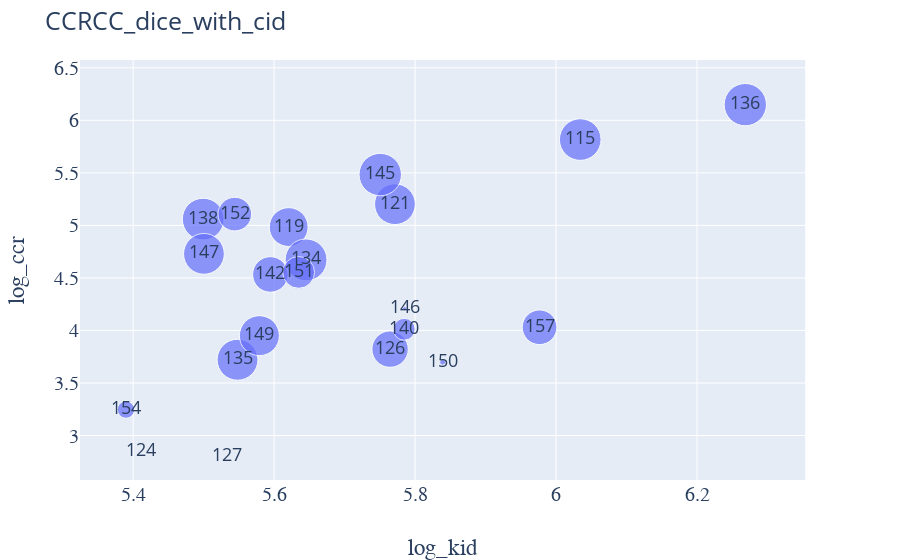

The code cell stored with this chart in its notebook:
### Code cell
fig = px.scatter(ccr_df, x="log_kid", y="log_ccr",text='cid', size='round_dice',size_max=30,hover_name='round_dice')
fig.update_layout(title_text="CCRCC_dice_with_cid",titlefont={"size": 25},font={'size':18})
fig.update_xaxes(title_font=dict(size=23, family='Courier'))
fig.update_yaxes(tickfont=dict(family='Courier', size=20))
fig.update_xaxes(tickfont=dict(family='Courier', size=20))
fig.update_yaxes(title_font=dict(size=23, family='Courier'))
fig.show()

### Figure 1 — Plotly figure (JSON) as saved in the notebook; plotly's stock layout.template omitted (floating-point values rounded to 4 significant figures)
{"data": [{"hoverlabel": {"namelength": 0}, "hovertemplate": "<b>%{hovertext}</b><br><br>log_kid=%{x}<br>log_ccr=%{y}<br>round_dice=%{marker.size}<br>cid=%{text}", "hovertext": [0.9, 0.783, 0.863, 0, 0.687, 0, 0.912, 0.87, 0.929, 0.905, 0.248, 0.655, 0.935, 0.009, 0.862, 0.83, 0.018, 0.527, 0.587, 0.156, 0.623], "legendgroup": "", "marker": {"color": "#636efa", "size": [0.9, 0.783, 0.863, 0, 0.687, 0, 0.912, 0.87, 0.929, 0.905, 0.248, 0.655, 0.935, 0.009, 0.862, 0.83, 0.018, 0.527, 0.587, 0.156, 0.623], "sizemode": "area", "sizeref": 0.001039, "symbol": "circle"}, "mode": "markers+text", "name": "", "showlegend": false, "text": [115, 119, 121, 124, 126, 127, 134, 135, 136, 138, 140, 142, 145, 146, 147, 149, 150, 151, 152, 154, 157], "type": "scatter", "x": [6.034, 5.621, 5.771, 5.411, 5.765, 5.534, 5.645, 5.548, 6.268, 5.499, 5.785, 5.595, 5.751, 5.785, 5.5, 5.579, 5.839, 5.635, 5.544, 5.39, 5.977], "xaxis": "x", "y": [5.817, 4.984, 5.202, 2.845, 3.822, 2.805, 4.672, 3.721, 6.149, 5.06, 4.011, 4.533, 5.484, 4.207, 4.729, 3.95, 3.697, 4.553, 5.107, 3.246, 4.03], "yaxis": "y"}], "layout": {"autosize": true, "font": {"size": 18}, "legend": {"itemsizing": "constant", "tracegroupgap": 0}, "margin": {"t": 60}, "title": {"font": {"size": 25}, "text": "CCRCC_dice_with_cid"}, "xaxis": {"anchor": "y", "autorange": true, "domain": [0, 0.98], "range": [5.326, 6.351], "tickfont": {"family": "Courier", "size": 20}, "title": {"font": {"family": "Courier", "size": 23}, "text": "log_kid"}, "type": "linear"}, "yaxis": {"anchor": "x", "autorange": true, "domain": [0, 1], "range": [2.58, 6.552], "tickfont": {"family": "Courier", "size": 20}, "title": {"font": {"family": "Courier", "size": 23}, "text": "log_ccr"}, "type": "linear"}}}
